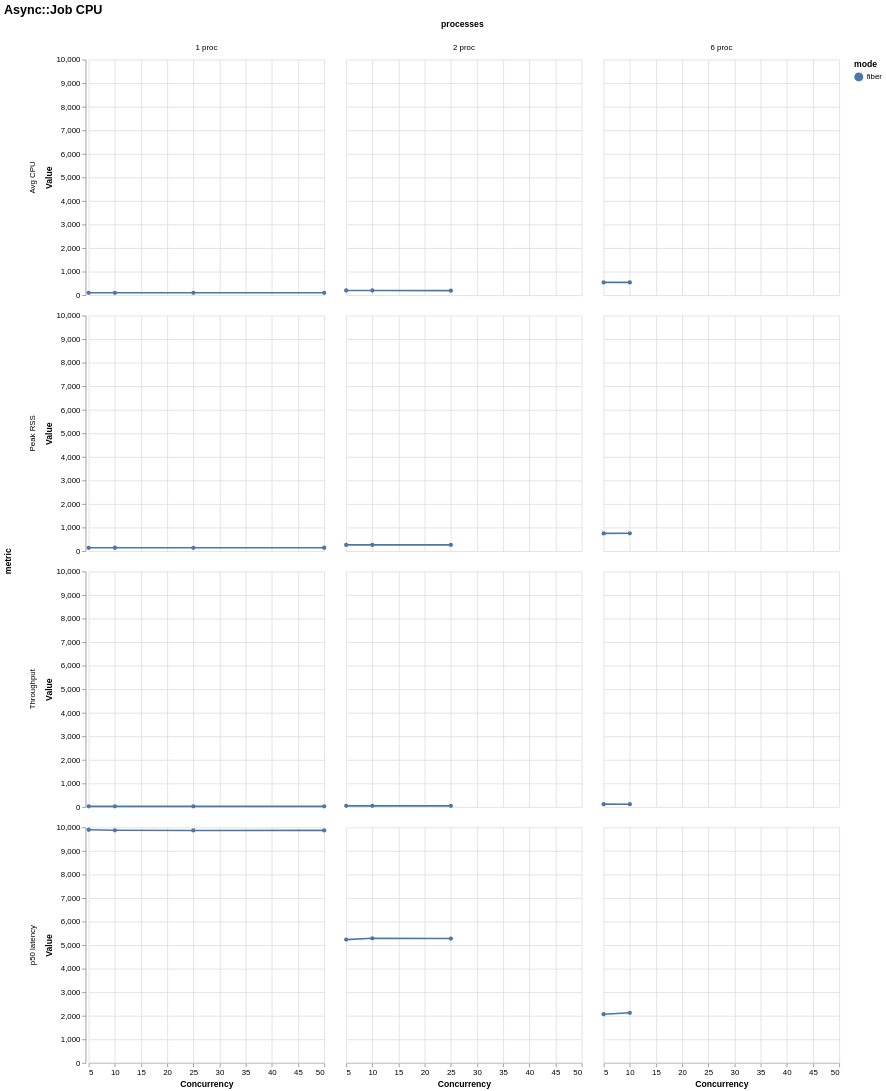

Vega-Lite specification stored for this chart:
### Vega-Lite specification from a JSON file in a GitHub repository (floating-point values rounded to 4 significant figures)
{"$schema": "https://vega.github.io/schema/vega-lite/v6.json", "title": "Async::Job CPU", "data": {"values": [{"mode": "fiber", "concurrency": 5, "processes": "1 proc", "metric": "Throughput", "value": 25.85, "unit": "jobs/s"}, {"mode": "fiber", "concurrency": 5, "processes": "1 proc", "metric": "Peak RSS", "value": 139.2, "unit": "MB"}, {"mode": "fiber", "concurrency": 5, "processes": "1 proc", "metric": "Avg CPU", "value": 99.2, "unit": "%"}, {"mode": "fiber", "concurrency": 5, "processes": "1 proc", "metric": "p50 latency", "value": 9901.0, "unit": "ms"}, {"mode": "fiber", "concurrency": 10, "processes": "1 proc", "metric": "Throughput", "value": 25.77, "unit": "jobs/s"}, {"mode": "fiber", "concurrency": 10, "processes": "1 proc", "metric": "Peak RSS", "value": 140.3, "unit": "MB"}, {"mode": "fiber", "concurrency": 10, "processes": "1 proc", "metric": "Avg CPU", "value": 99.2, "unit": "%"}, {"mode": "fiber", "concurrency": 10, "processes": "1 proc", "metric": "p50 latency", "value": 9877.0, "unit": "ms"}, {"mode": "fiber", "concurrency": 25, "processes": "1 proc", "metric": "Throughput", "value": 25.76, "unit": "jobs/s"}, {"mode": "fiber", "concurrency": 25, "processes": "1 proc", "metric": "Peak RSS", "value": 139.9, "unit": "MB"}, {"mode": "fiber", "concurrency": 25, "processes": "1 proc", "metric": "Avg CPU", "value": 99.2, "unit": "%"}, {"mode": "fiber", "concurrency": 25, "processes": "1 proc", "metric": "p50 latency", "value": 9869.0, "unit": "ms"}, {"mode": "fiber", "concurrency": 50, "processes": "1 proc", "metric": "Throughput", "value": 25.71, "unit": "jobs/s"}, {"mode": "fiber", "concurrency": 50, "processes": "1 proc", "metric": "Peak RSS", "value": 140.1, "unit": "MB"}, {"mode": "fiber", "concurrency": 50, "processes": "1 proc", "metric": "Avg CPU", "value": 98.9, "unit": "%"}, {"mode": "fiber", "concurrency": 50, "processes": "1 proc", "metric": "p50 latency", "value": 9872.0, "unit": "ms"}, {"mode": "fiber", "concurrency": 5, "processes": "2 proc", "metric": "Throughput", "value": 48.37, "unit": "jobs/s"}, {"mode": "fiber", "concurrency": 5, "processes": "2 proc", "metric": "Peak RSS", "value": 262.4, "unit": "MB"}, {"mode": "fiber", "concurrency": 5, "processes": "2 proc", "metric": "Avg CPU", "value": 196.9, "unit": "%"}, {"mode": "fiber", "concurrency": 5, "processes": "2 proc", "metric": "p50 latency", "value": 5235.0, "unit": "ms"}, {"mode": "fiber", "concurrency": 10, "processes": "2 proc", "metric": "Throughput", "value": 47.92, "unit": "jobs/s"}, {"mode": "fiber", "concurrency": 10, "processes": "2 proc", "metric": "Peak RSS", "value": 262.6, "unit": "MB"}, {"mode": "fiber", "concurrency": 10, "processes": "2 proc", "metric": "Avg CPU", "value": 197.1, "unit": "%"}, {"mode": "fiber", "concurrency": 10, "processes": "2 proc", "metric": "p50 latency", "value": 5289.0, "unit": "ms"}, {"mode": "fiber", "concurrency": 25, "processes": "2 proc", "metric": "Throughput", "value": 47.11, "unit": "jobs/s"}, {"mode": "fiber", "concurrency": 25, "processes": "2 proc", "metric": "Peak RSS", "value": 263.2, "unit": "MB"}, {"mode": "fiber", "concurrency": 25, "processes": "2 proc", "metric": "Avg CPU", "value": 192.3, "unit": "%"}, {"mode": "fiber", "concurrency": 25, "processes": "2 proc", "metric": "p50 latency", "value": 5280.0, "unit": "ms"}, {"mode": "fiber", "concurrency": 5, "processes": "6 proc", "metric": "Throughput", "value": 120.2, "unit": "jobs/s"}, {"mode": "fiber", "concurrency": 5, "processes": "6 proc", "metric": "Peak RSS", "value": 751.2, "unit": "MB"}, {"mode": "fiber", "concurrency": 5, "processes": "6 proc", "metric": "Avg CPU", "value": 542.2, "unit": "%"}, {"mode": "fiber", "concurrency": 5, "processes": "6 proc", "metric": "p50 latency", "value": 2066.0, "unit": "ms"}, {"mode": "fiber", "concurrency": 10, "processes": "6 proc", "metric": "Throughput", "value": 118.0, "unit": "jobs/s"}, {"mode": "fiber", "concurrency": 10, "processes": "6 proc", "metric": "Peak RSS", "value": 752.9, "unit": "MB"}, {"mode": "fiber", "concurrency": 10, "processes": "6 proc", "metric": "Avg CPU", "value": 542.5, "unit": "%"}, {"mode": "fiber", "concurrency": 10, "processes": "6 proc", "metric": "p50 latency", "value": 2127.0, "unit": "ms"}]}, "mark": {"type": "line", "point": true, "tooltip": true}, "encoding": {"x": {"field": "concurrency", "type": "quantitative", "title": "Concurrency"}, "y": {"field": "value", "type": "quantitative", "title": "Value"}, "color": {"field": "mode", "type": "nominal"}, "tooltip": [{"field": "mode", "type": "nominal"}, {"field": "concurrency", "type": "nominal"}, {"field": "processes", "type": "nominal"}, {"field": "metric", "type": "nominal"}, {"field": "percentile", "type": "nominal"}, {"field": "value", "type": "quantitative"}], "row": {"field": "metric", "type": "nominal"}, "column": {"field": "processes", "type": "nominal"}}, "config": {"background": "white", "axis": {"labelFont": "Arial", "titleFont": "Arial", "grid": true}, "legend": {"labelFont": "Arial", "titleFont": "Arial"}, "title": {"font": "Arial", "fontSize": 16, "anchor": "start"}, "view": {"stroke": null}}}
